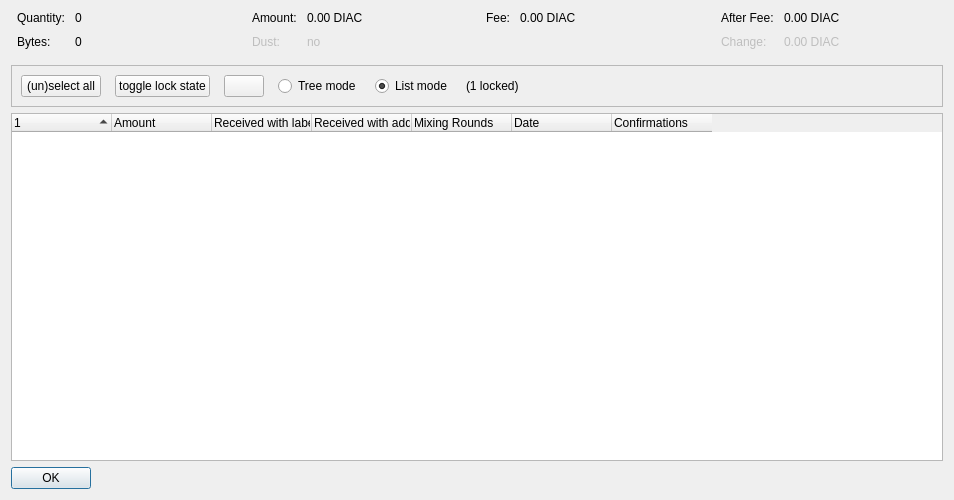
<?xml version="1.0" encoding="UTF-8"?>
<ui version="4.0">
 <class>CoinControlDialog</class>
 <widget class="QDialog" name="CoinControlDialog">
  <property name="geometry">
   <rect>
    <x>0</x>
    <y>0</y>
    <width>954</width>
    <height>500</height>
   </rect>
  </property>
  <property name="windowTitle">
   <string>Coin Selection</string>
  </property>
  <layout class="QVBoxLayout" name="verticalLayout">
   <item>
    <layout class="QHBoxLayout" name="horizontalLayoutTop" stretch="0,0,0,0">
     <property name="topMargin">
      <number>0</number>
     </property>
     <property name="bottomMargin">
      <number>10</number>
     </property>
     <item>
      <layout class="QFormLayout" name="formLayoutCoinControl1">
       <property name="horizontalSpacing">
        <number>10</number>
       </property>
       <property name="verticalSpacing">
        <number>10</number>
       </property>
       <property name="leftMargin">
        <number>6</number>
       </property>
       <property name="rightMargin">
        <number>6</number>
       </property>
       <item row="0" column="0">
        <widget class="QLabel" name="labelCoinControlQuantityText">
         <property name="text">
          <string>Quantity:</string>
         </property>
        </widget>
       </item>
       <item row="0" column="1">
        <widget class="QLabel" name="labelCoinControlQuantity">
         <property name="cursor">
          <cursorShape>IBeamCursor</cursorShape>
         </property>
         <property name="contextMenuPolicy">
          <enum>Qt::ActionsContextMenu</enum>
         </property>
         <property name="text">
          <string notr="true">0</string>
         </property>
         <property name="textInteractionFlags">
          <set>Qt::LinksAccessibleByMouse|Qt::TextSelectableByKeyboard|Qt::TextSelectableByMouse</set>
         </property>
        </widget>
       </item>
       <item row="1" column="0">
        <widget class="QLabel" name="labelCoinControlBytesText">
         <property name="text">
          <string>Bytes:</string>
         </property>
        </widget>
       </item>
       <item row="1" column="1">
        <widget class="QLabel" name="labelCoinControlBytes">
         <property name="cursor">
          <cursorShape>IBeamCursor</cursorShape>
         </property>
         <property name="contextMenuPolicy">
          <enum>Qt::ActionsContextMenu</enum>
         </property>
         <property name="text">
          <string notr="true">0</string>
         </property>
         <property name="textInteractionFlags">
          <set>Qt::LinksAccessibleByMouse|Qt::TextSelectableByKeyboard|Qt::TextSelectableByMouse</set>
         </property>
        </widget>
       </item>
      </layout>
     </item>
     <item>
      <layout class="QFormLayout" name="formLayoutCoinControl2">
       <property name="horizontalSpacing">
        <number>10</number>
       </property>
       <property name="verticalSpacing">
        <number>10</number>
       </property>
       <property name="leftMargin">
        <number>6</number>
       </property>
       <property name="rightMargin">
        <number>6</number>
       </property>
       <item row="0" column="0">
        <widget class="QLabel" name="labelCoinControlAmountText">
         <property name="text">
          <string>Amount:</string>
         </property>
        </widget>
       </item>
       <item row="0" column="1">
        <widget class="QLabel" name="labelCoinControlAmount">
         <property name="cursor">
          <cursorShape>IBeamCursor</cursorShape>
         </property>
         <property name="contextMenuPolicy">
          <enum>Qt::ActionsContextMenu</enum>
         </property>
         <property name="text">
          <string notr="true">0.00 DIAC</string>
         </property>
         <property name="textInteractionFlags">
          <set>Qt::LinksAccessibleByMouse|Qt::TextSelectableByKeyboard|Qt::TextSelectableByMouse</set>
         </property>
        </widget>
       </item>
       <item row="1" column="0">
        <widget class="QLabel" name="labelCoinControlLowOutputText">
         <property name="enabled">
          <bool>false</bool>
         </property>
         <property name="text">
          <string>Dust:</string>
         </property>
        </widget>
       </item>
       <item row="1" column="1">
        <widget class="QLabel" name="labelCoinControlLowOutput">
         <property name="enabled">
          <bool>false</bool>
         </property>
         <property name="cursor">
          <cursorShape>IBeamCursor</cursorShape>
         </property>
         <property name="contextMenuPolicy">
          <enum>Qt::ActionsContextMenu</enum>
         </property>
         <property name="text">
          <string notr="true">no</string>
         </property>
         <property name="textInteractionFlags">
          <set>Qt::LinksAccessibleByMouse|Qt::TextSelectableByKeyboard|Qt::TextSelectableByMouse</set>
         </property>
        </widget>
       </item>
      </layout>
     </item>
     <item>
      <layout class="QFormLayout" name="formLayoutCoinControl3">
       <property name="horizontalSpacing">
        <number>10</number>
       </property>
       <property name="verticalSpacing">
        <number>10</number>
       </property>
       <property name="leftMargin">
        <number>6</number>
       </property>
       <property name="rightMargin">
        <number>6</number>
       </property>
       <item row="0" column="0">
        <widget class="QLabel" name="labelCoinControlFeeText">
         <property name="text">
          <string>Fee:</string>
         </property>
        </widget>
       </item>
       <item row="0" column="1">
        <widget class="QLabel" name="labelCoinControlFee">
         <property name="cursor">
          <cursorShape>IBeamCursor</cursorShape>
         </property>
         <property name="contextMenuPolicy">
          <enum>Qt::ActionsContextMenu</enum>
         </property>
         <property name="text">
          <string notr="true">0.00 DIAC</string>
         </property>
         <property name="textInteractionFlags">
          <set>Qt::LinksAccessibleByMouse|Qt::TextSelectableByKeyboard|Qt::TextSelectableByMouse</set>
         </property>
        </widget>
       </item>
      </layout>
     </item>
     <item>
      <layout class="QFormLayout" name="formLayoutCoinControl4">
       <property name="horizontalSpacing">
        <number>10</number>
       </property>
       <property name="verticalSpacing">
        <number>10</number>
       </property>
       <property name="leftMargin">
        <number>6</number>
       </property>
       <property name="rightMargin">
        <number>6</number>
       </property>
       <item row="0" column="0">
        <widget class="QLabel" name="labelCoinControlAfterFeeText">
         <property name="text">
          <string>After Fee:</string>
         </property>
        </widget>
       </item>
       <item row="0" column="1">
        <widget class="QLabel" name="labelCoinControlAfterFee">
         <property name="cursor">
          <cursorShape>IBeamCursor</cursorShape>
         </property>
         <property name="contextMenuPolicy">
          <enum>Qt::ActionsContextMenu</enum>
         </property>
         <property name="text">
          <string notr="true">0.00 DIAC</string>
         </property>
         <property name="textInteractionFlags">
          <set>Qt::LinksAccessibleByMouse|Qt::TextSelectableByKeyboard|Qt::TextSelectableByMouse</set>
         </property>
        </widget>
       </item>
       <item row="1" column="0">
        <widget class="QLabel" name="labelCoinControlChangeText">
         <property name="enabled">
          <bool>false</bool>
         </property>
         <property name="text">
          <string>Change:</string>
         </property>
        </widget>
       </item>
       <item row="1" column="1">
        <widget class="QLabel" name="labelCoinControlChange">
         <property name="enabled">
          <bool>false</bool>
         </property>
         <property name="cursor">
          <cursorShape>IBeamCursor</cursorShape>
         </property>
         <property name="contextMenuPolicy">
          <enum>Qt::ActionsContextMenu</enum>
         </property>
         <property name="text">
          <string notr="true">0.00 DIAC</string>
         </property>
         <property name="textInteractionFlags">
          <set>Qt::LinksAccessibleByMouse|Qt::TextSelectableByKeyboard|Qt::TextSelectableByMouse</set>
         </property>
        </widget>
       </item>
      </layout>
     </item>
    </layout>
   </item>
   <item>
    <widget class="QFrame" name="frame">
     <property name="minimumSize">
      <size>
       <width>0</width>
       <height>40</height>
      </size>
     </property>
     <property name="frameShape">
      <enum>QFrame::StyledPanel</enum>
     </property>
     <property name="frameShadow">
      <enum>QFrame::Sunken</enum>
     </property>
     <layout class="QHBoxLayout" name="horizontalLayout">
      <item>
       <layout class="QHBoxLayout" name="horizontalLayoutPanel" stretch="0,0,0,0,0,0,0">
        <property name="spacing">
         <number>14</number>
        </property>
        <item>
         <widget class="QPushButton" name="pushButtonSelectAll">
          <property name="sizePolicy">
           <sizepolicy hsizetype="Maximum" vsizetype="Fixed">
            <horstretch>0</horstretch>
            <verstretch>0</verstretch>
           </sizepolicy>
          </property>
          <property name="text">
           <string>(un)select all</string>
          </property>
          <property name="autoDefault">
           <bool>false</bool>
          </property>
         </widget>
        </item>
        <item>
         <widget class="QPushButton" name="pushButtonToggleLock">
          <property name="sizePolicy">
           <sizepolicy hsizetype="Maximum" vsizetype="Fixed">
            <horstretch>0</horstretch>
            <verstretch>0</verstretch>
           </sizepolicy>
          </property>
          <property name="text">
           <string>toggle lock state</string>
          </property>
          <property name="autoDefault">
           <bool>false</bool>
          </property>
         </widget>
        </item>
        <item>
         <widget class="QPushButton" name="hideButton">
          <property name="sizePolicy">
           <sizepolicy hsizetype="Maximum" vsizetype="Fixed">
            <horstretch>0</horstretch>
            <verstretch>0</verstretch>
           </sizepolicy>
          </property>
          <property name="text">
           <string/>
          </property>
          <property name="autoDefault">
           <bool>false</bool>
          </property>
         </widget>
        </item>
        <item>
         <widget class="QRadioButton" name="radioTreeMode">
          <property name="sizePolicy">
           <sizepolicy hsizetype="Maximum" vsizetype="Fixed">
            <horstretch>0</horstretch>
            <verstretch>0</verstretch>
           </sizepolicy>
          </property>
          <property name="text">
           <string>Tree mode</string>
          </property>
         </widget>
        </item>
        <item>
         <widget class="QRadioButton" name="radioListMode">
          <property name="sizePolicy">
           <sizepolicy hsizetype="Maximum" vsizetype="Fixed">
            <horstretch>0</horstretch>
            <verstretch>0</verstretch>
           </sizepolicy>
          </property>
          <property name="text">
           <string>List mode</string>
          </property>
          <property name="checked">
           <bool>true</bool>
          </property>
         </widget>
        </item>
        <item>
         <widget class="QLabel" name="labelLocked">
          <property name="text">
           <string>(1 locked)</string>
          </property>
         </widget>
        </item>
        <item>
         <spacer name="horizontalSpacer">
          <property name="orientation">
           <enum>Qt::Horizontal</enum>
          </property>
          <property name="sizeHint" stdset="0">
           <size>
            <width>40</width>
            <height>20</height>
           </size>
          </property>
         </spacer>
        </item>
       </layout>
      </item>
     </layout>
    </widget>
   </item>
   <item>
    <widget class="CoinControlTreeWidget" name="treeWidget">
     <property name="contextMenuPolicy">
      <enum>Qt::CustomContextMenu</enum>
     </property>
     <property name="sortingEnabled">
      <bool>false</bool>
     </property>
     <property name="columnCount">
      <number>7</number>
     </property>
     <attribute name="headerShowSortIndicator" stdset="0">
      <bool>true</bool>
     </attribute>
     <attribute name="headerStretchLastSection">
      <bool>false</bool>
     </attribute>
     <column>
      <property name="text">
       <string/>
      </property>
     </column>
     <column>
      <property name="text">
       <string>Amount</string>
      </property>
     </column>
     <column>
      <property name="text">
       <string>Received with label</string>
      </property>
     </column>
     <column>
      <property name="text">
       <string>Received with address</string>
      </property>
     </column>
     <column>
      <property name="text">
       <string>Mixing Rounds</string>
      </property>
     </column>
     <column>
      <property name="text">
       <string>Date</string>
      </property>
     </column>
     <column>
      <property name="text">
       <string>Confirmations</string>
      </property>
      <property name="toolTip">
       <string>Confirmed</string>
      </property>
     </column>
    </widget>
   </item>
   <item>
    <widget class="QDialogButtonBox" name="buttonBox">
     <property name="sizePolicy">
      <sizepolicy hsizetype="Maximum" vsizetype="Fixed">
       <horstretch>0</horstretch>
       <verstretch>0</verstretch>
      </sizepolicy>
     </property>
     <property name="orientation">
      <enum>Qt::Horizontal</enum>
     </property>
     <property name="standardButtons">
      <set>QDialogButtonBox::Ok</set>
     </property>
    </widget>
   </item>
  </layout>
 </widget>
 <customwidgets>
  <customwidget>
   <class>CoinControlTreeWidget</class>
   <extends>QTreeWidget</extends>
   <header>qt/coincontroltreewidget.h</header>
  </customwidget>
 </customwidgets>
 <resources/>
 <connections/>
</ui>
